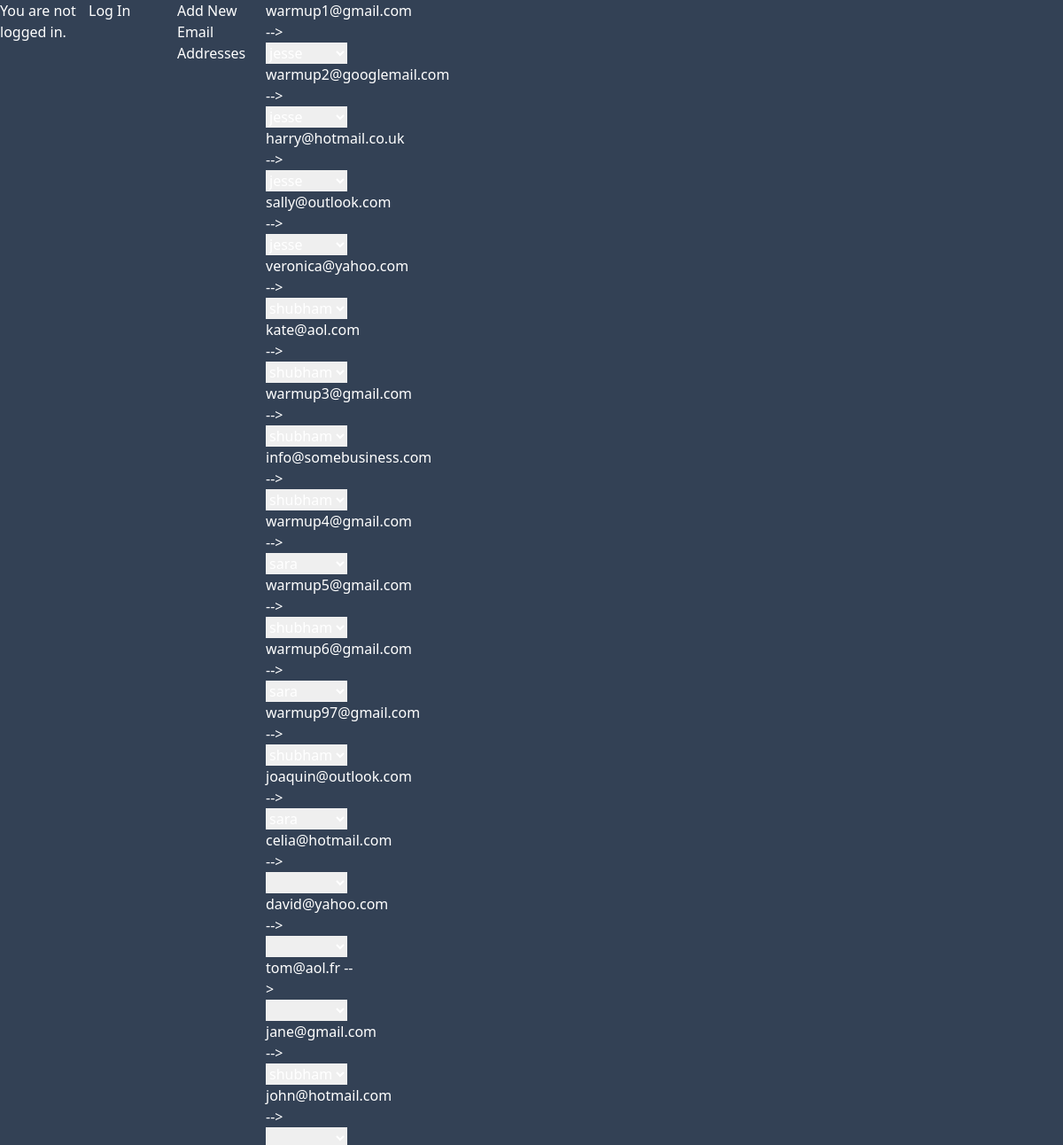
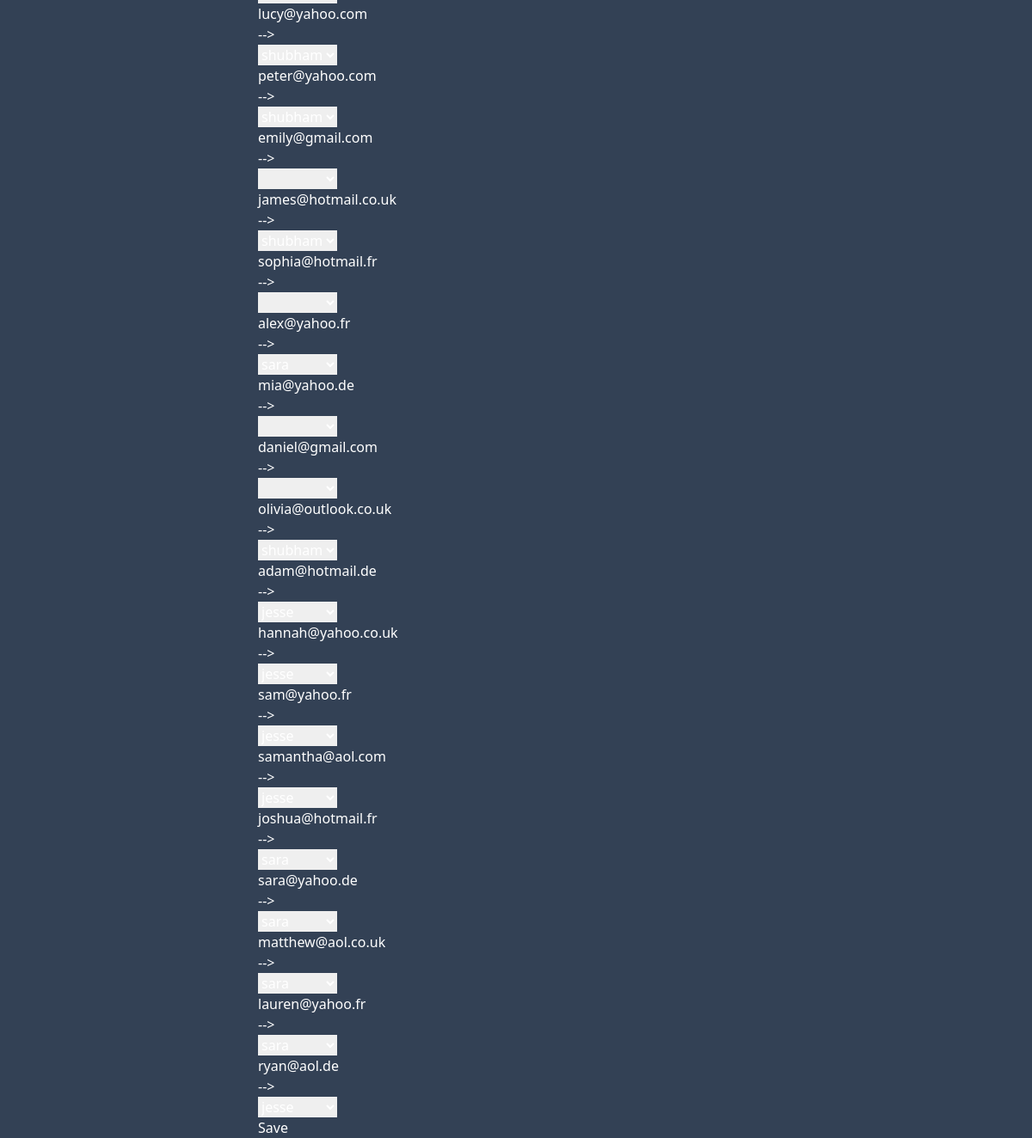
Screenshot of /manage-email-addresses/ with the database file from the repository (2 pictures, top to bottom).
### warmuppers/models.py (models this page shows)
class EmailAddress(models.Model):
    created = models.DateTimeField(auto_now_add=True)
    last_modified = models.DateTimeField(auto_now = True)
    email = models.EmailField(unique=True)
    MAILBOX_PROVIDER_CHOICES = (
        ('gmail', 'gmail'),
        ('google_workspace', 'google_workspace'),
        ('microsoft', 'microsoft'),
        ('msft_365', 'msft_365'),
        ('yahoo', 'yahoo'),
        ('other', 'other'),
    )
    mailbox_provider = models.CharField(max_length=20, choices=MAILBOX_PROVIDER_CHOICES)
    is_active = models.BooleanField(default=True)
    def __str__(self):
        return self.email

### users/models.py (models this page shows, shortened)
class CustomUser(AbstractUser):
    ROLE_CHOICES = (
        ('warmupper', 'warmupper'),
        ('manager', 'manager'),
        ('admin', 'admin'),
        ('sender', 'sender'),
        ('director', 'director'),
    )
    role = models.CharField(max_length=20, choices=ROLE_CHOICES)
    PRIVILEGE_CHOICES = (
        (1, 'bronze'),
        (2, 'silver'),
        (3, 'gold'),
    )
    privilege = models.SmallIntegerField(choices=PRIVILEGE_CHOICES, null=True, blank=True)

### managers/views.py (the view, shortened to what this page needs)
# urls.py: path('manage-email-addresses/', ManageEmailAddresses.as_view(), name='m-manage-email-addresses'),
class ManageEmailAddresses(ListView):
    template_name = 'managers/manage-email-addresses.html'
    model = EmailAddress
    def get_context_data(self, **kwargs):
        context = super().get_context_data(**kwargs)
        warmuppers = CustomUser.objects.filter(role="warmupper")
        context['warmupper_list'] = warmuppers
        emailaddressassignments = EmailAddressAssignment.objects.all()
        context['emailaddressassignment_list'] = emailaddressassignments
        return context

### managers/templatetags/manager_tags.py (called while the page is built)
@register.filter
def checkassignment(emailid, warmupperid):
    return EmailAddressAssignment.objects.filter(email=emailid, warmupper=warmupperid).exists()

### templates/managers/manage-email-addresses.html (shortened to what this page needs)
{% extends 'base.html' %}
{% load static %}
{% load manager_tags %}
{% block content %}
<a href="{% url 'm-add-new-email-addresses' %}">Add New Email Addresses</a>
<form method="post">
    {% for email in object_list%}
        {% if email.is_active == True %}
            {{email}}
            -->
            <select name="warmupper">
                <option value=""></option>
                {% for warmupper in warmupper_list %}
                    <option data-email-id="{{email.id}}" data-warmupper-id="{{warmupper.id}}" {% if email.id|checkassignment:warmupper.id %}selected{% endif %}>{{ warmupper.username }}</option>
                {% endfor %}
            </select>
            <br>
        {% endif %}
    {% endfor %}
    <button type="submit" id="submitbutton">Save</button>
</form>
{% endblock content %}

### rows the page displays
EmailAddress: email "warmup1@gmail.com", warmupper "jesse"
EmailAddress: email "warmup2@googlemail.com", warmupper "jesse"
EmailAddress: email "harry@hotmail.co.uk", warmupper "jesse"
EmailAddress: email "sally@outlook.com", warmupper "jesse"
EmailAddress: email "veronica@yahoo.com", warmupper "shubham"
EmailAddress: email "kate@aol.com", warmupper "shubham"
EmailAddress: email "warmup3@gmail.com", warmupper "shubham"
EmailAddress: email "info@somebusiness.com", warmupper "shubham"
EmailAddress: email "warmup4@gmail.com", warmupper "sara"
EmailAddress: email "warmup5@gmail.com", warmupper "shubham"
EmailAddress: email "warmup6@gmail.com", warmupper "sara"
EmailAddress: email "warmup97@gmail.com", warmupper "shubham"
EmailAddress: email "joaquin@outlook.com", warmupper "sara"
EmailAddress: email "celia@hotmail.com"
EmailAddress: email "david@yahoo.com"
EmailAddress: email "tom@aol.fr"
EmailAddress: email "jane@gmail.com", warmupper "shubham"
EmailAddress: email "john@hotmail.com"
EmailAddress: email "lucy@yahoo.com", warmupper "shubham"
EmailAddress: email "peter@yahoo.com", warmupper "shubham"
EmailAddress: email "emily@gmail.com"
EmailAddress: email "james@hotmail.co.uk", warmupper "shubham"
EmailAddress: email "sophia@hotmail.fr"
EmailAddress: email "alex@yahoo.fr", warmupper "sara"
EmailAddress: email "mia@yahoo.de"
EmailAddress: email "daniel@gmail.com"
EmailAddress: email "olivia@outlook.co.uk", warmupper "shubham"
EmailAddress: email "adam@hotmail.de", warmupper "jesse"
EmailAddress: email "hannah@yahoo.co.uk", warmupper "jesse"
EmailAddress: email "sam@yahoo.fr", warmupper "jesse"
EmailAddress: email "samantha@aol.com", warmupper "jesse"
EmailAddress: email "joshua@hotmail.fr", warmupper "sara"
EmailAddress: email "sara@yahoo.de", warmupper "sara"
EmailAddress: email "matthew@aol.co.uk", warmupper "sara"
EmailAddress: email "lauren@yahoo.fr", warmupper "sara"
EmailAddress: email "ryan@aol.de", warmupper "jesse"
